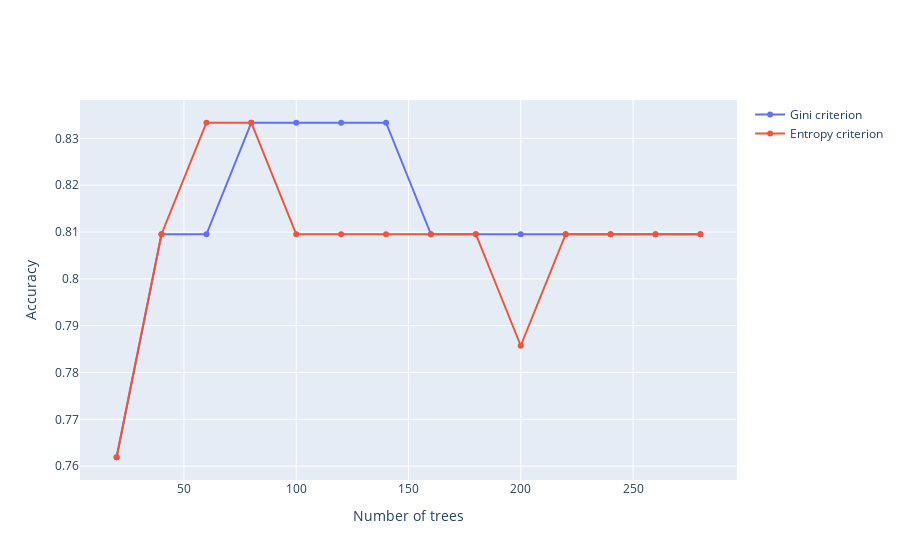

Notebook cell for this chart:
### Markdown cell above
**Task 2 (2 points)**. Apply '_greedy_' hyperparameter tuning of RandomForestClassifier model. '_Greedy_' way means the following general approach. At first we tune one model parameter whereas others are fixed with default values. Then we move on to tune the second parameter whereas others are fixed default values and first has the best values from previous step. After it we tune the third parameter with best fixed values for previous two and default values for the rest. Repeat until we go through all the parameters, then repeat this cycle if you are seeing a clear increase in the test metric. <br>

Although this approach has a lot of disadvantages (you may think which ones), sometimes that is the only way to tune model typerparams due to big training time **if you understand how the model parameters are interrelated and the tuning order takes those dependencies into account.**<br>

Here is one of the possible options for RandomForestClassifier:
- Choose a decent value for number of trees using '_elbow_' rule. You may plot the dependence of accuracy on trees_num and pick up the number after which the error decreases not **as much as before**. 
- Pick up the best split criterion ('gini' / 'entropy') and then tune _max_depth_, _min_samples_split_, _min_samples_leaf_.
- Increase number of trees with best found parameters so far.
- Repeat this excersice starting from picking the best split criterion while other params are fixed with best values from previous steps **if you observe a significant test metric improvement**. Otherwise just stop and measure your best model result on validation set.

### Code cell
# Your code here
accuracy_list_gini = []
accuracy_list_entropy = []
for i in range(20, 300, 20):
    model = RandomForestClassifier(n_estimators=i, random_state=10)
    model.fit(X_train, y_train)
    y_pred = model.predict(X_test)
    accuracy_list_gini.append(accuracy_score(y_test, y_pred))
    model = RandomForestClassifier(n_estimators=i, criterion='entropy', random_state=10)
    model.fit(X_train, y_train)
    y_pred = model.predict(X_test)
    accuracy_list_entropy.append(accuracy_score(y_test, y_pred))

x = list(range(20, 300, 20))

import plotly.graph_objects as go

fig = go.Figure()

fig.add_trace(go.Scatter(
    x=x,
    y=accuracy_list_gini,
    name='Gini criterion'
))

fig.add_trace(go.Scatter(
    x=x,
    y=accuracy_list_entropy,
    name='Entropy criterion'
))

fig.update_layout(
    xaxis_title="Number of trees",
    yaxis_title="Accuracy",
)

fig.show()

### Figure 1 — Plotly figure (JSON) as saved in the notebook; plotly's stock layout.template omitted (floating-point values rounded to 4 significant figures)
{"data": [{"name": "Gini criterion", "type": "scatter", "x": [20, 40, 60, 80, 100, 120, 140, 160, 180, 200, 220, 240, 260, 280], "y": [0.7619, 0.8095, 0.8095, 0.8333, 0.8333, 0.8333, 0.8333, 0.8095, 0.8095, 0.8095, 0.8095, 0.8095, 0.8095, 0.8095]}, {"name": "Entropy criterion", "type": "scatter", "x": [20, 40, 60, 80, 100, 120, 140, 160, 180, 200, 220, 240, 260, 280], "y": [0.7619, 0.8095, 0.8333, 0.8333, 0.8095, 0.8095, 0.8095, 0.8095, 0.8095, 0.7857, 0.8095, 0.8095, 0.8095, 0.8095]}], "layout": {"xaxis": {"title": {"text": "Number of trees"}}, "yaxis": {"title": {"text": "Accuracy"}}}}
